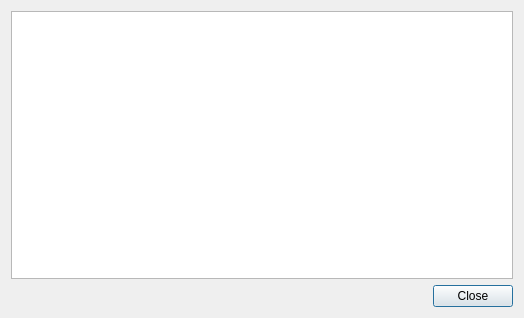
<?xml version="1.0" encoding="UTF-8"?>
<ui version="4.0">
 <class>ModelEquationDialog</class>
 <widget class="QDialog" name="ModelEquationDialog">
  <property name="geometry">
   <rect>
    <x>0</x>
    <y>0</y>
    <width>524</width>
    <height>318</height>
   </rect>
  </property>
  <property name="windowTitle">
   <string>Dialog</string>
  </property>
  <layout class="QGridLayout" name="gridLayout">
   <item row="1" column="0">
    <widget class="QDialogButtonBox" name="btn_button_box">
     <property name="orientation">
      <enum>Qt::Horizontal</enum>
     </property>
     <property name="standardButtons">
      <set>QDialogButtonBox::Close</set>
     </property>
    </widget>
   </item>
   <item row="0" column="0">
    <widget class="QPlainTextEdit" name="txt_model_eq_area">
     <property name="readOnly">
      <bool>true</bool>
     </property>
    </widget>
   </item>
  </layout>
 </widget>
 <resources/>
 <connections>
  <connection>
   <sender>btn_button_box</sender>
   <signal>accepted()</signal>
   <receiver>ModelEquationDialog</receiver>
   <slot>accept()</slot>
   <hints>
    <hint type="sourcelabel">
     <x>248</x>
     <y>254</y>
    </hint>
    <hint type="destinationlabel">
     <x>157</x>
     <y>274</y>
    </hint>
   </hints>
  </connection>
  <connection>
   <sender>btn_button_box</sender>
   <signal>rejected()</signal>
   <receiver>ModelEquationDialog</receiver>
   <slot>reject()</slot>
   <hints>
    <hint type="sourcelabel">
     <x>316</x>
     <y>260</y>
    </hint>
    <hint type="destinationlabel">
     <x>286</x>
     <y>274</y>
    </hint>
   </hints>
  </connection>
 </connections>
</ui>
